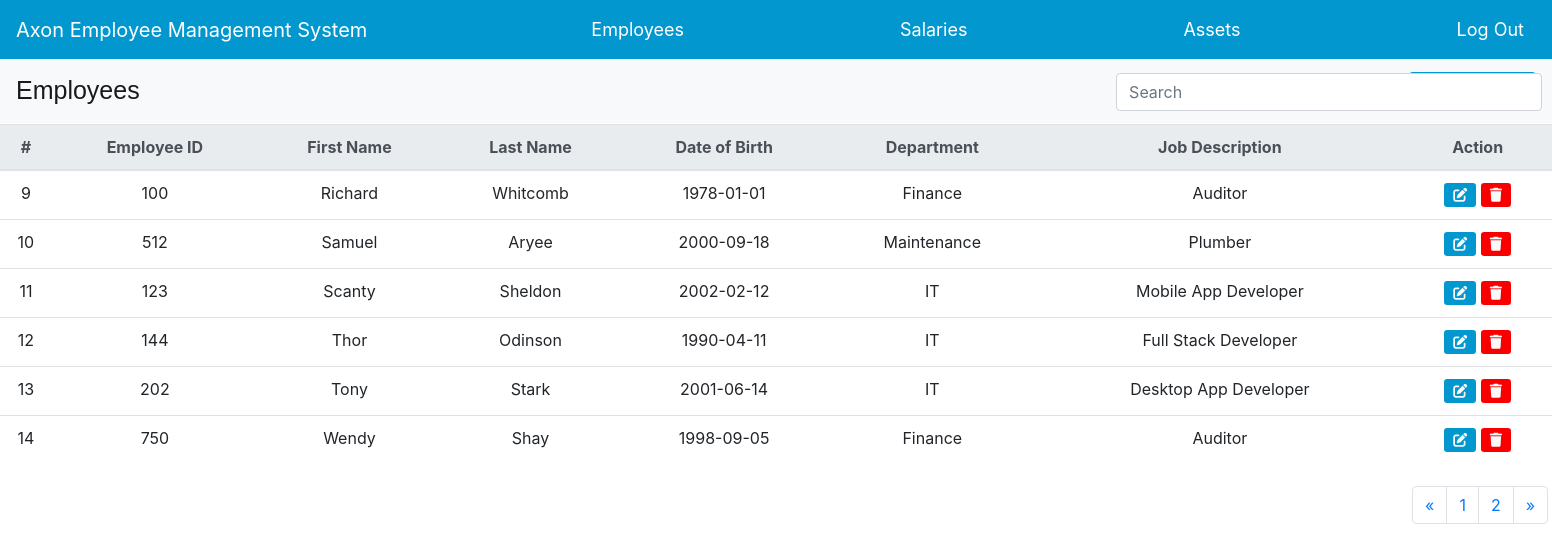
/Employee Page.php?page=2 (signed in), run on the app's committed database.
### tables this page shows
CREATE TABLE `employee` (
  `insert_time` datetime DEFAULT NULL,
  `employee_Id` int(11) NOT NULL,
  `first_name` varchar(10) NOT NULL,
  `last_name` varchar(20) NOT NULL,
  `date_of_birth` date NOT NULL,
  `salary` decimal(10,0) NOT NULL,
  `payment_status` enum('Not paid','Paid') NOT NULL,
  `payment_status_update_time` datetime DEFAULT NULL,
  `role_Id` varchar(10) DEFAULT NULL,
  `asset_Id` int(11) DEFAULT NULL,
  `asset_update_time` datetime DEFAULT NULL,
  `department_Id` int(11) DEFAULT NULL
);

CREATE TABLE `department` (
  `department_Id` int(11) NOT NULL,
  `department_name` varchar(25) NOT NULL
);

CREATE TABLE `employeerole` (
  `role_Id` varchar(10) NOT NULL,
  `role_name` varchar(255) DEFAULT NULL
);

### pagination.php (called while the page is built, shortened)
<?php
    include "config.php";
    $recordsPerPage = number;
    if (isset($_GET['page'])) {
      $currentPage = $_GET['page'];
    }
    else {
      $currentPage = 1;
    }
    $start = ($currentPage - 1) * $recordsPerPage;
    $totalRecordsQuery = "SELECT COUNT(*) AS total FROM Employee";
    $totalResult = mysqli_query($conn, $totalRecordsQuery);
    $totalRecords = mysqli_fetch_assoc($totalResult)['total'];
    $totalPages = ceil($totalRecords / $recordsPerPage);
?>

### Employee Page.php (shortened to what this page needs)
<?php
    include "config.php";
    include "pagination.php";
?>
<html lang="en">
<head>
    <link rel="stylesheet" href="https://cdn.jsdelivr.net/npm/bootstrap@4.4.1/dist/css/bootstrap.min.css">
    <link rel="stylesheet" href="https://cdnjs.cloudflare.com/ajax/libs/font-awesome/6.1.1/css/all.min.css"/>
    <link rel="stylesheet" href="Tables.css">
</head>
<header>
    <nav class="navbar navbar-expand-lg navbar-light" style="background-color: #0298cf;">
        <a class="navbar-brand" href="Home Page.php" style="color: white;">Axon Employee Management System</a>
        <div class="collapse navbar-collapse" id="navbarNavAltMarkup">
          <div class="navbar-nav">
            <a class="nav-item nav-link active" href="Employee Page.php" style="color: white;">Employees <span class="sr-only">(current)</span></a>
            <a class="nav-item nav-link" href="Salary Page.php" style="color: white;">Salaries</a>
            <a class="nav-item nav-link" href="Asset Page.php" style="color: white;">Assets</a>
            <a class="nav-item nav-link" href="logout.php" style="color: white;">
              Log Out
            </a>
          </div>
        </div>
    </nav>
</header>
<body>
  <?php include "create_employee.php"; ?>
  <nav class="navbar navbar-light bg-light justify-content-between">
    <a class="navbar-brand" style="font-size: 25;font-family:Arial, Helvetica, sans-serif;">Employees</a>
    <button class="new_button btn btn-outline" type="button" data-toggle="modal" data-target="#new_employee">New Employee</button>
  </nav>
        <table class="table table-hover" id="employee_table" style="margin-top: -7px;">
            <thead class="thead-light" style="text-align:center;">
                <tr>
                    <th scope="col" style="text-align: center;">#</th>
                    <th scope="col" style="text-align: center;">Employee ID</th>
                    <th scope="col" style="text-align: center;">First Name</th>
                    <th scope="col" style="text-align: center;">Last Name</th>
                    <th scope="col" style="text-align: center;">Date of Birth</th>
                    <th scope="col" style="text-align: center;">Department</th>
                    <th scope="col" style="text-align: center;">Job Description</th>
                    <th scope="col" style="text-align: center;">Action</th>
                </tr>
            </thead>
                <?php
                    $employeeQuery=$conn->query("SELECT * FROM employee
                    LEFT JOIN department ON department.department_id=employee.department_id
                    LEFT join employeerole ON employeerole.role_id=employee.role_id
                    LEFT JOIN assets ON assets.asset_id=employee.asset_id ORDER BY first_name ASC LIMIT $start, $recordsPerPage");
                    $employee=$employeeQuery->fetch_all(MYSQLI_ASSOC);
                ?>
            <tbody>
                <?php $i= $start + 1; foreach ($employee as $row): ?>
                <tr>
                    <td scope="row"><?php echo $i++;?></td>
                    <td><?php echo $row['employee_Id'];?></td>
                    <td><?php echo $row['first_name'];?></td>
                    <td><?php echo $row['last_name'];?></td>
                    <td><?php echo $row['date_of_birth'];?></td>
                    <td><?php echo $row['department_name'];?></td>
                    <td><?php echo $row['role_name'];?></td>
                    <td>
                        <button class="btn btn-sm text-light edit"  data-toggle="modal" data-target="#updateEmployee<?php echo $row['employee_Id']?>"><i class="fa-solid fa-pen-to-square"></i></button>
                        <button class="btn btn-sm text-light delete"  data-toggle="modal" data-target="#del_employee<?php echo $row['employee_Id']?>"><i class="fas fa-trash"></i></button>
                    </td>
                </tr>
                <?php
                  endforeach;
                ?>
            </tbody>
        </table>
       <nav style="margin-top:6px; margin-right:4px;" id="employee_pagination">
            <ul class="pagination justify-content-end">
              <li class="page-item">
                <?php if ($currentPage > 1) {$prevPage = $currentPage - 1;} ?>
                <a class="page-link" href="Employee Page.php?page=<?php echo $prevPage; ?>" aria-label="Previous" >
                  <span aria-hidden="true">&laquo;</span>
                </a>
              </li>
              <?php
                  for ($i=1; $i <= $totalPages; $i++):
              ?>
              <li class="page-item">
                <a class="page-link" href="Employee Page.php?page=<?php echo $i; ?>"><?php echo $i; ?></a>
              </li>
              <?php endfor; ?>
              <li class="page-item">
                <a class="page-link" href="Employee Page.php?page=<?php echo $nextPage; ?>" aria-label="Next">
                  <span aria-hidden="true">&raquo;</span>
                </a>
              </li>
            </ul>
        </nav>
</body>
</html>

### Tables.css (style rules this page uses)
.nav-item { margin-left: 200px; padding-left:50%; font-size: 18px; }
td button:nth-child(1) { background-color: #0298cf; }
td button:nth-child(2) { background-color: #f80000; }
.new_button { background-color:#0298cf; color: white; border-radius: 4px; border-color: none; outline-style: hidden; padding: 6px; }
tr { width: 100%; }
td { text-align: center; }

### data on the page
employee: employee_Id "100", first_name "Richard", last_name "Whitcomb", date_of_birth "1978-01-01", department_Id.department_name "Finance", role_Id.role_name "Auditor"
employee: employee_Id "512", first_name "Samuel", last_name "Aryee", date_of_birth "2000-09-18", department_Id.department_name "Maintenance", role_Id.role_name "Plumber"
employee: employee_Id "123", first_name "Scanty", last_name "Sheldon", date_of_birth "2002-02-12", department_Id.department_name "IT", role_Id.role_name "Mobile App Developer"
employee: employee_Id "144", first_name "Thor", last_name "Odinson", date_of_birth "1990-04-11", department_Id.department_name "IT", role_Id.role_name "Full Stack Developer"
employee: employee_Id "202", first_name "Tony", last_name "Stark", date_of_birth "2001-06-14", department_Id.department_name "IT", role_Id.role_name "Desktop App Developer"
employee: employee_Id "750", first_name "Wendy", last_name "Shay", date_of_birth "1998-09-05", department_Id.department_name "Finance", role_Id.role_name "Auditor"
